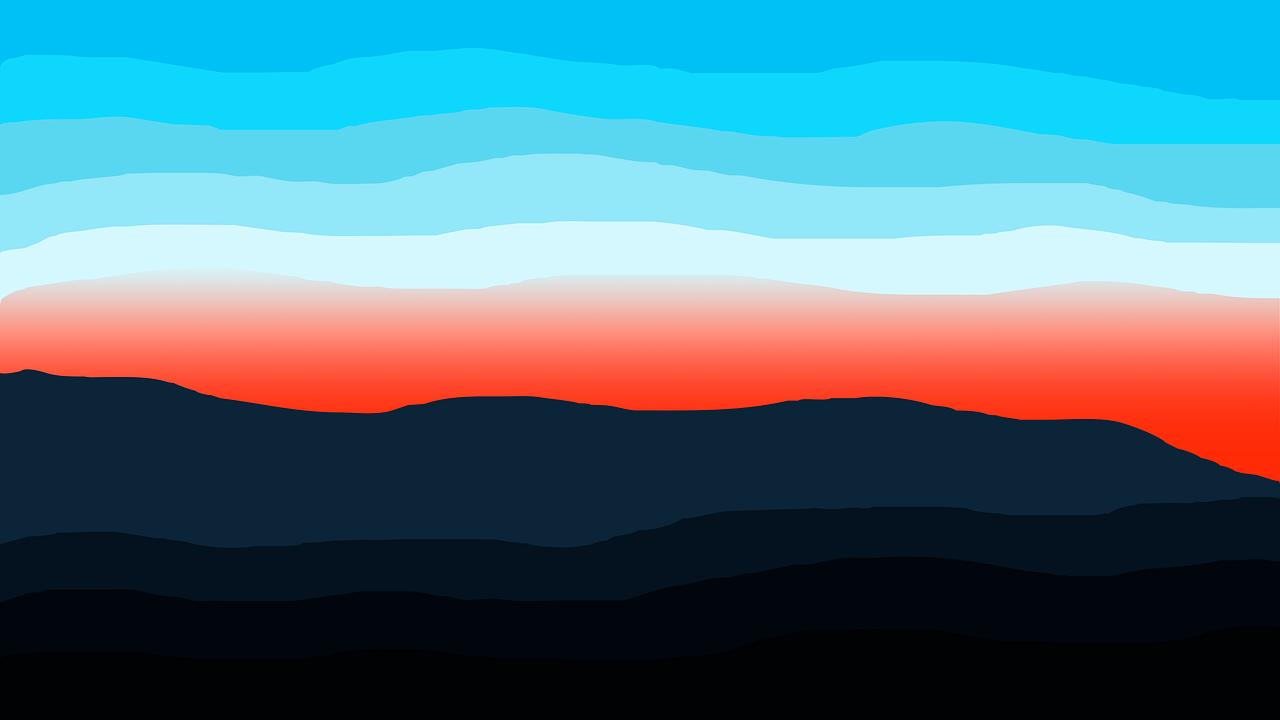
%> input picture Bit-plane-slicing/img.png, 1280 x 720 px
$ octave bitplaneslicing.m   (GNU Octave 9; MATLAB toolbox functions it lacks are replaced by stand-ins)
%> lines starting %> are read from the running program, lines starting %| are printed output that depends on the picture; in (x1, y1, x2, y2) boxes, pixels count from 0 and x2, y2 are one past the last pixel; in counts of white or black regions, pixels touching at a corner belong together; the program's own positions count from 1
% BitPlane Slicing
% Author: Darshan Tate (BT22ECI011)

image = imread('img.png');
%> image is the input picture: size 720x1280x3 uint8; mean R, G, B 78.6, 116.3, 129.5
if size(image, 3) == 3
    image = rgb2gray(image);
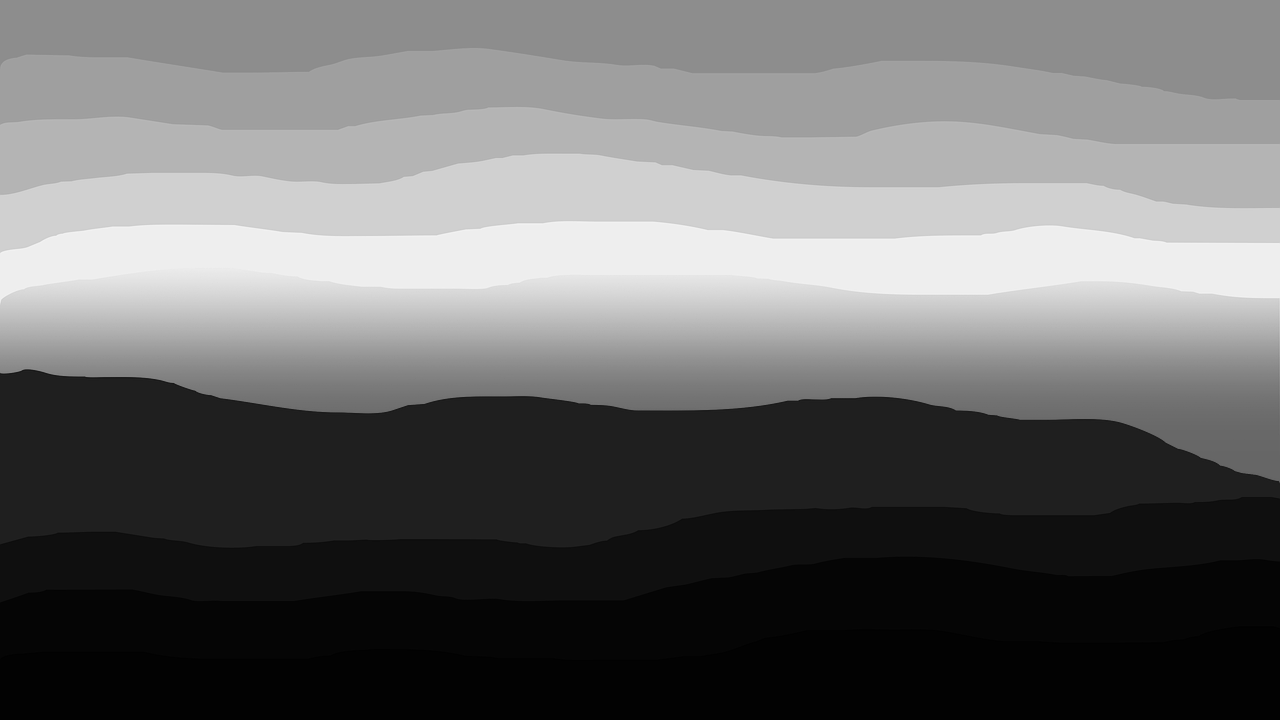
%> image: size 720x1280 uint8; min 1, max 243, mean 106.5
end

% Get the dimensions of the image
[rows, cols] = size(image);
%> rows = 720; cols = 1280

% Preallocate an array to store bit planes
bit_planes = zeros(rows, cols, 8, 'uint8');

% Extract each bit plane
for k = 1:8
    bit_planes(:, :, k) = bitget(image, k) * 2^(k-1);
end

% Define bit-plane labels
bit_labels = ["LSB", "2nd", "3rd", "4th", ...
              "5th", "6th", "7th", "MSB"];

% Display the original image and bit planes

figure;
subplot(3, 3, 1);
imshow(image);
title('Original Image');

for k = 1:8
    subplot(3, 3, k + 1);
    imshow(bit_planes(:, :, k), []);
    title(bit_labels(k));
end
%> this loop made 8 passes
%> pass 1, `imshow(bit_planes(:, :, k), []);`:
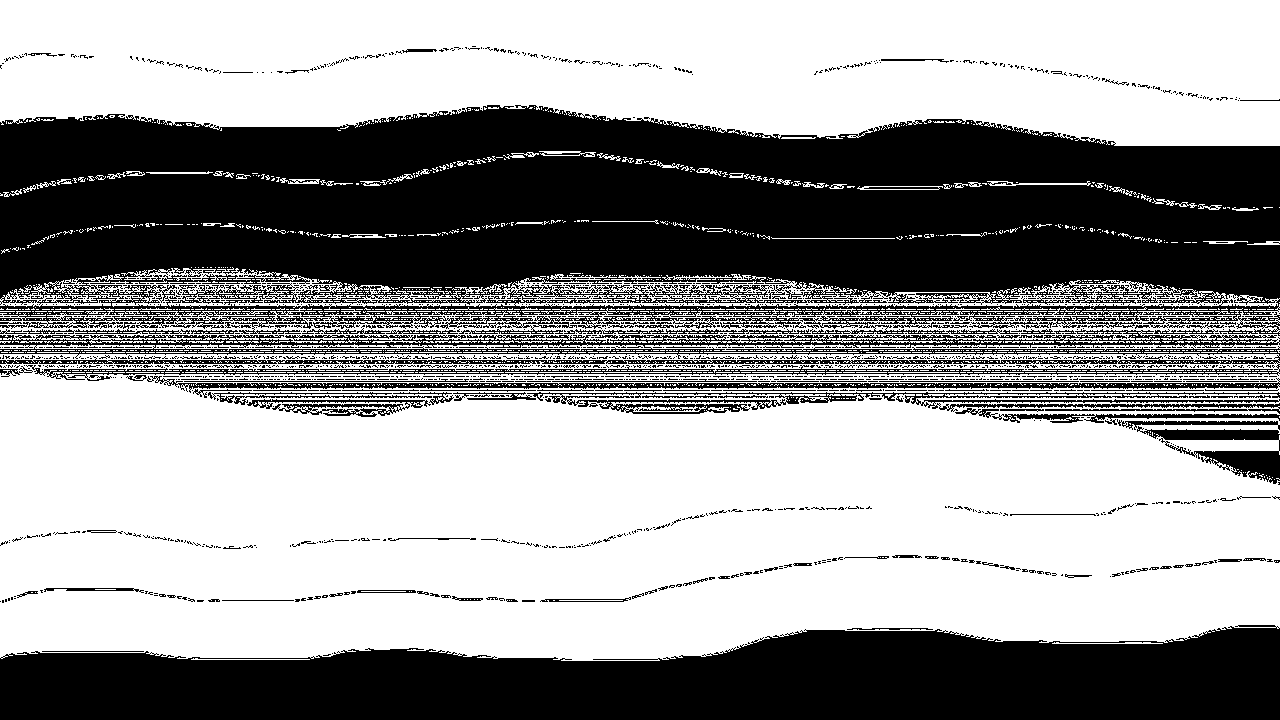
%> displayed picture: size 720x1280, on the screen's scale of 0 to 255; 59.3% white; 2216 black regions (2049 under 20 px), largest, box (x1, y1, x2, y2) and area: (0, 105, 1280, 336) 223317, (0, 625, 1280, 720) 92965, (0, 329, 1280, 381) 21476
%> pass 2, `imshow(bit_planes(:, :, k), []);`:
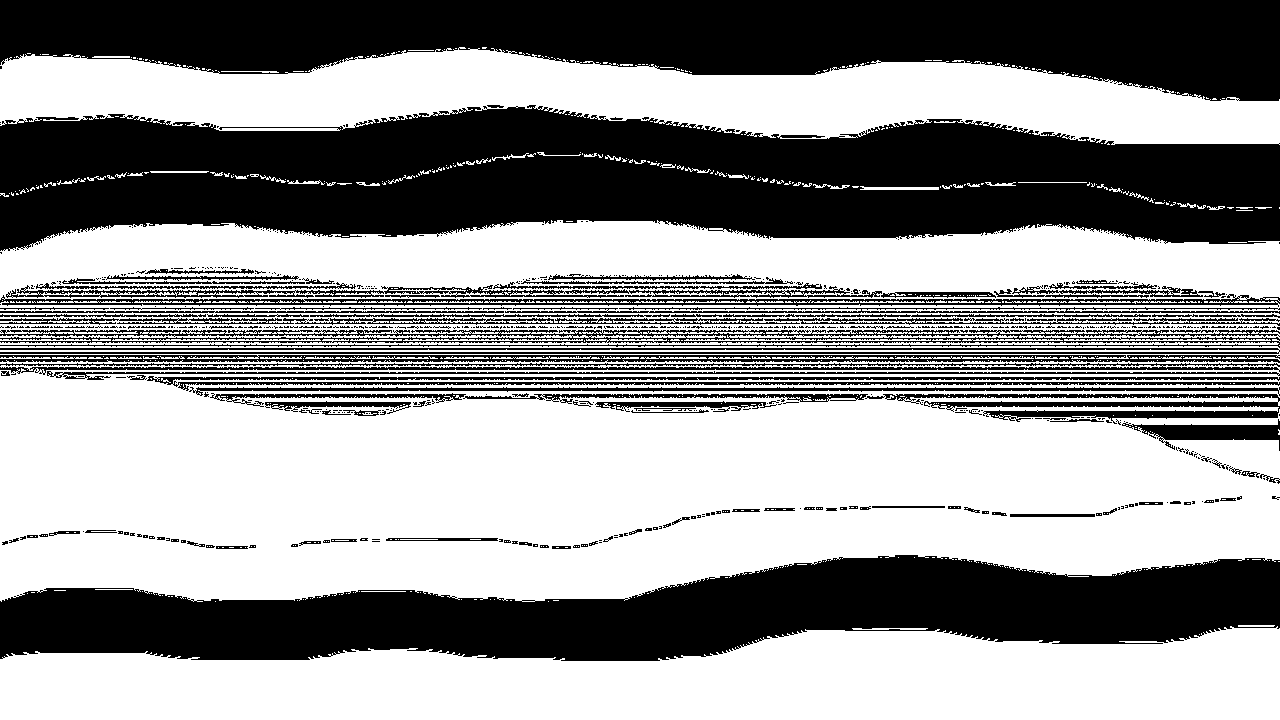
%> displayed picture: size 720x1280, on the screen's scale of 0 to 255; 58.1% white; 648 black regions (527 under 20 px), largest, box (x1, y1, x2, y2) and area: (0, 105, 1280, 251) 132271, (0, 0, 1280, 101) 87387, (0, 555, 1280, 661) 84393

sgtitle('Bit-Plane Slicing (LSB to MSB)');
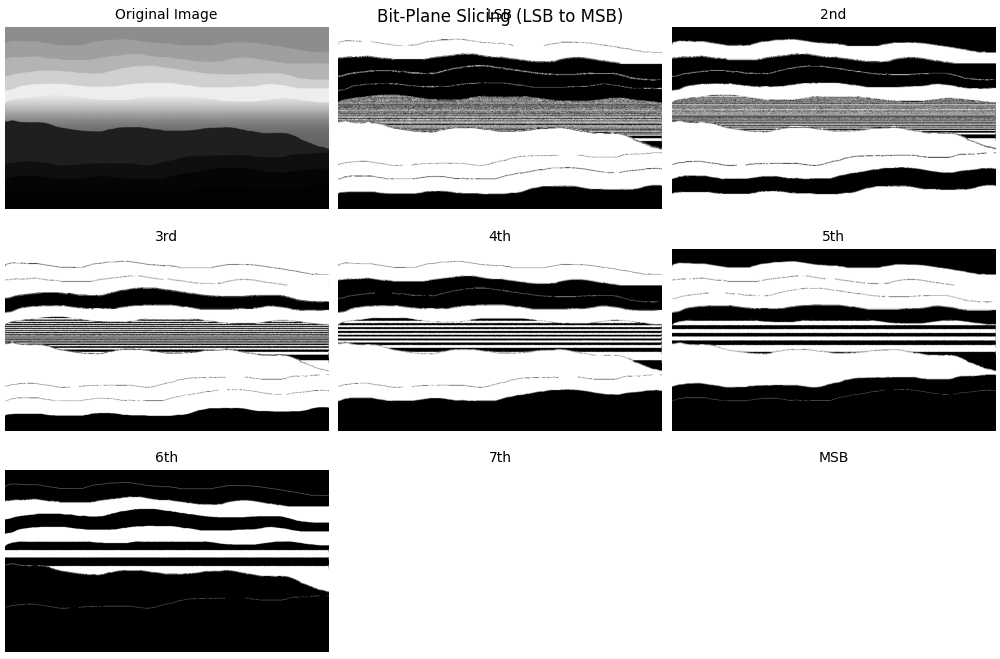
%> figure redrawn from the program's plot data, 9 panels
